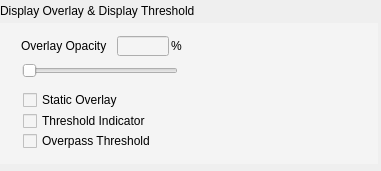
      <widget class="QWidget" name="widget_22" native="true">
       <property name="geometry">
        <rect>
         <x>20</x>
         <y>330</y>
         <width>381</width>
         <height>171</height>
        </rect>
       </property>
       <property name="minimumSize">
        <size>
         <width>381</width>
         <height>115</height>
        </size>
       </property>
       <widget class="QWidget" name="widget_26" native="true">
        <property name="geometry">
         <rect>
          <x>-3</x>
          <y>23</y>
          <width>381</width>
          <height>141</height>
         </rect>
        </property>
        <property name="styleSheet">
         <string notr="true">background-color: rgb(244, 244, 244);</string>
        </property>
        <widget class="QLabel" name="label_71">
         <property name="geometry">
          <rect>
           <x>174</x>
           <y>15</y>
           <width>16</width>
           <height>16</height>
          </rect>
         </property>
         <property name="text">
          <string>%</string>
         </property>
        </widget>
        <widget class="QLineEdit" name="overlayValue">
         <property name="geometry">
          <rect>
           <x>120</x>
           <y>13</y>
           <width>52</width>
           <height>20</height>
          </rect>
         </property>
        </widget>
        <widget class="QSlider" name="overlaySlider">
         <property name="geometry">
          <rect>
           <x>25</x>
           <y>40</y>
           <width>156</width>
           <height>16</height>
          </rect>
         </property>
         <property name="orientation">
          <enum>Qt::Horizontal</enum>
         </property>
        </widget>
        <widget class="QLabel" name="label_74">
         <property name="geometry">
          <rect>
           <x>24</x>
           <y>15</y>
           <width>93</width>
           <height>16</height>
          </rect>
         </property>
         <property name="text">
          <string>Overlay Opacity</string>
         </property>
        </widget>
        <widget class="QCheckBox" name="checkBox_3">
         <property name="geometry">
          <rect>
           <x>26</x>
           <y>69</y>
           <width>151</width>
           <height>16</height>
          </rect>
         </property>
         <property name="text">
          <string>Static Overlay</string>
         </property>
        </widget>
        <widget class="QCheckBox" name="checkBox_4">
         <property name="geometry">
          <rect>
           <x>26</x>
           <y>90</y>
           <width>151</width>
           <height>16</height>
          </rect>
         </property>
         <property name="text">
          <string>Threshold Indicator</string>
         </property>
        </widget>
        <widget class="QCheckBox" name="checkBox_5">
         <property name="geometry">
          <rect>
           <x>26</x>
           <y>110</y>
           <width>151</width>
           <height>16</height>
          </rect>
         </property>
         <property name="text">
          <string>Overpass Threshold</string>
         </property>
        </widget>
       </widget>
       <widget class="QLabel" name="label_61">
        <property name="geometry">
         <rect>
          <x>0</x>
          <y>3</y>
          <width>219</width>
          <height>16</height>
         </rect>
        </property>
        <property name="text">
         <string>Display Overlay &amp; Display Threshold</string>
        </property>
       </widget>
      </widget>
